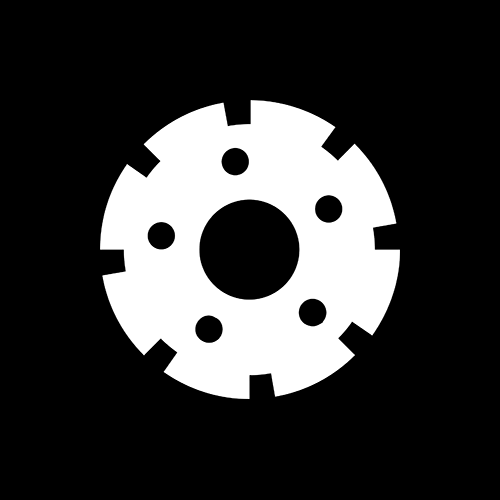
#> input picture images/disco1.png, 500 x 500 px
$ python ex5_similaridade_hu_moments.py
#> lines starting #> are read from the running program, lines starting #| are printed output that depends on the picture; after the words box and inside, x2 and y2 are one past the last pixel; in counts of white or black regions, pixels touching at a corner belong together
"""
Exercício 5 — Similaridade Geométrica por Momentos de Hu
Implemente um script para validar a semelhança geométrica entre os objetos
contidos nos arquivos disco1.png, disco2.png, disco3.png, quadrado.png,
circulo.png, triangulo.png e puzzle.png.
A detecção de semelhança deve basear-se nos Momentos e Momentos de Hu,
garantindo que o algoritmo reconheça objetos como semelhantes mesmo com
variações de rotação ou escala.
"""

import os
import cv2
import numpy as np
import matplotlib.pyplot as plt
from itertools import combinations

IMAGENS = {
    'disco1'   : os.path.normpath(os.path.join(os.path.dirname(__file__), '../../images/disco1.png')),
    'disco2'   : os.path.normpath(os.path.join(os.path.dirname(__file__), '../../images/disco2.png')),
    'disco3'   : os.path.normpath(os.path.join(os.path.dirname(__file__), '../../images/disco3.png')),
    'quadrado' : os.path.normpath(os.path.join(os.path.dirname(__file__), '../../images/quadrado.png')),
    'circulo'  : os.path.normpath(os.path.join(os.path.dirname(__file__), '../../images/circulo.png')),
    'triangulo': os.path.normpath(os.path.join(os.path.dirname(__file__), '../../images/triangulo.png')),
    'puzzle'   : os.path.normpath(os.path.join(os.path.dirname(__file__), '../../images/puzzle.png')),
}

LIMIAR_SIMILARIDADE = 0.5  # abaixo desse valor = semelhantes

def extrair_hu_moments(imagem_cinza: np.ndarray) -> np.ndarray:
    """Extrai os 7 Momentos de Hu de uma imagem binária.

    Os Momentos de Hu são 7 valores invariantes a:
      - Translação (centroide não afeta)
      - Escala (normalizados pela área)
      - Rotação (M7 também é invariante à reflexão, exceto H7)
    Permitem comparar formas geométricas independente de posição/tamanho/orientação.
    """
    suave = cv2.GaussianBlur(imagem_cinza, (5, 5), 0)
    # THRESH_BINARY_INV + OTSU: objeto escuro → branco, fundo → preto
    _, binaria = cv2.threshold(suave, 0, 255,
                                cv2.THRESH_BINARY_INV + cv2.THRESH_OTSU)

    # Garantir que o objeto seja branco e o fundo preto
    # (se a média > 127, a maioria dos pixels é branca → fundo branco → inverter)
    if np.mean(binaria) > 127:
        binaria = cv2.bitwise_not(binaria)

    # Morfologia para limpar resíduos de binarização
    kernel = cv2.getStructuringElement(cv2.MORPH_ELLIPSE, (5, 5))
    binaria = cv2.morphologyEx(binaria, cv2.MORPH_OPEN,  kernel, iterations=1)
    binaria = cv2.morphologyEx(binaria, cv2.MORPH_CLOSE, kernel, iterations=2)

    # Encontrar o maior contorno (objeto principal — ignora ruído residual)
    contornos, _ = cv2.findContours(binaria, cv2.RETR_EXTERNAL,
                                    cv2.CHAIN_APPROX_SIMPLE)
    if not contornos:
        return np.zeros(7), binaria

    cnt_maior = max(contornos, key=cv2.contourArea)
    # cv2.moments(): calcula todos os momentos geométricos do contorno
    M = cv2.moments(cnt_maior)

    # cv2.HuMoments(M): calcula os 7 Momentos de Hu a partir dos momentos M
    # np.sign(hu) * log10(|hu|): transformação log para equalizar a escala
    # (os 7 valores têm magnitudes muito diferentes, de 10^-2 a 10^-25)
    hu = cv2.HuMoments(M).flatten()
    hu_log = np.sign(hu) * np.log10(np.abs(hu) + 1e-10)

    return hu_log, binaria

def distancia_hu(hu1: np.ndarray, hu2: np.ndarray) -> float:
    """Calcula a distância entre dois vetores de Momentos de Hu."""
    return cv2.matchShapes.__doc__ and float(np.linalg.norm(hu1 - hu2))
    # Alternativa manual:

def similaridade_matchshapes(img1: np.ndarray, img2: np.ndarray) -> float:
    """Usa cv2.matchShapes para comparar dois contornos diretamente."""
    # Extrai contorno principal de cada imagem
    def contorno_principal(gray):
        _, b = cv2.threshold(cv2.GaussianBlur(gray, (5, 5), 0),
                             0, 255, cv2.THRESH_BINARY_INV + cv2.THRESH_OTSU)
        if np.mean(b) > 127:
            b = cv2.bitwise_not(b)
        cnts, _ = cv2.findContours(b, cv2.RETR_EXTERNAL, cv2.CHAIN_APPROX_SIMPLE)
        return max(cnts, key=cv2.contourArea) if cnts else None

    c1 = contorno_principal(img1)
    c2 = contorno_principal(img2)
    if c1 is None or c2 is None:
        return float('inf')
    return cv2.matchShapes(c1, c2, cv2.CONTOURS_MATCH_I1, 0)

# ── Carregar imagens ──────────────────────────────────────────────────────────
dados = {}
print('=== Carregando imagens e extraindo Momentos de Hu ===\n')

for nome, caminho in IMAGENS.items():
    img = cv2.imread(caminho)
#> img is the input picture: shape (500, 500, 3); min 0, max 255, mean 55.9
    if img is None:
        print(f'  [AVISO] Não encontrada: {caminho}')
        continue
    cinza = cv2.cvtColor(img, cv2.COLOR_BGR2GRAY)
    hu, binaria = extrair_hu_moments(cinza)
#> in extrair_hu_moments, `_, binaria = cv2.threshold(suave, 0, 255, cv2.THRESH_BINARY_INV + cv2...`:
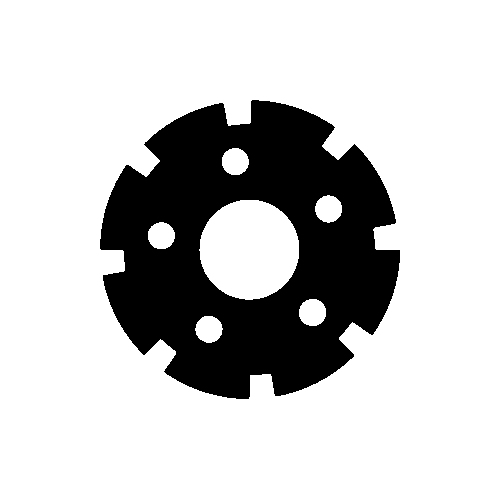
#> binaria: shape (500, 500); 78% white; 1 black region, box (x1, y1, x2, y2) and area: (100, 100, 400, 399) 54883
#> in extrair_hu_moments, `binaria = cv2.morphologyEx(binaria, cv2.MORPH_OPEN,  kernel, iteration..`: binaria: shape (500, 500); 21.9% white; 1 white region, box (x1, y1, x2, y2) and area: (100, 100, 400, 399) 54859
#> in extrair_hu_moments, `binaria = cv2.morphologyEx(binaria, cv2.MORPH_CLOSE, kernel, iteration..`: binaria: shape (500, 500); 22% white; 1 white region
#> in extrair_hu_moments, `contornos, _ = cv2.findContours(binaria, cv2.RETR_EXTERNAL, cv2.CHAIN_..`: contornos = 1 contour; box (x1, y1, x2, y2) and area: (100, 100, 400, 399) 65139
#> in extrair_hu_moments, `cnt_maior = max(contornos, key=cv2.contourArea)`: cnt_maior = contour of 589 points, box (x1, y1, x2, y2) (100, 100, 400, 399), area 65139
#> in extrair_hu_moments, `M = cv2.moments(cnt_maior)`: M = moments, m00 65139, centre m10/m00, m01/m00 = (249, 249.3)
#> in extrair_hu_moments, `hu = cv2.HuMoments(M).flatten()`: hu = [0.162, 1.38e-07, 1.52e-08, 5.95e-10, 4.84e-19, 1.88e-13, 1.72e-18]
#> in extrair_hu_moments, `hu_log = np.sign(hu) * np.log10(np.abs(hu) + 1e-10)`: hu_log = [-0.791, -6.86, -7.82, -9.16, -10, -10, -10]
#> hu = [-0.791, -6.86, -7.82, -9.16, -10, -10, -10]
    dados[nome] = {'img': img, 'cinza': cinza, 'binaria': binaria, 'hu': hu}
    print(f'{nome:10s} → Hu[0]={hu[0]:.3f}  Hu[1]={hu[1]:.3f}  Hu[2]={hu[2]:.3f}')
#| disco1     → Hu[0]=-0.791  Hu[1]=-6.859  Hu[2]=-7.815
#> pass 2 of the loop `for nome, caminho in IMAGENS.items():`:
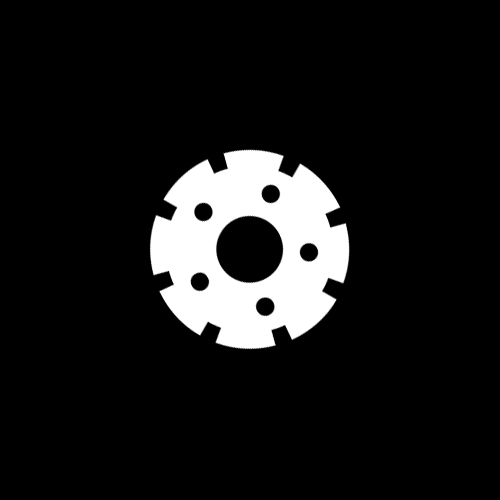
#> input picture images/disco2.png, 500 x 500 px
#> img is the input picture: shape (500, 500, 3); min 0, max 255, mean 24.8
#> in extrair_hu_moments (call 2), `_, binaria = cv2.threshold(suave, 0, 255, cv2.THRESH_BINARY_INV + cv2...`:
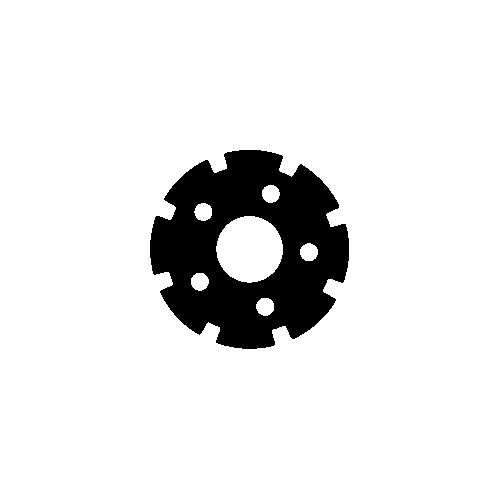
#> binaria: shape (500, 500); 90.2% white; 1 black region, box (x1, y1, x2, y2) and area: (150, 150, 349, 349) 24376
#> contornos = 1 contour; box (x1, y1, x2, y2) and area: (150, 150, 349, 349) 28833
#> cnt_maior = contour of 399 points, box (x1, y1, x2, y2) (150, 150, 349, 349), area 28833
#> M = moments, m00 28833, centre m10/m00, m01/m00 = (249.2, 249)
#> in extrair_hu_moments (call 2), `hu = cv2.HuMoments(M).flatten()`: hu = [0.162, 3.3e-07, 1.89e-08, 5.73e-10, 8.71e-19, 2.88e-13, 1.67e-18]
#> hu_log = [-0.791, -6.48, -7.72, -9.17, -10, -10, -10]
#| disco2     → Hu[0]=-0.791  Hu[1]=-6.482  Hu[2]=-7.722
#> pass 3 of the loop `for nome, caminho in IMAGENS.items():`:
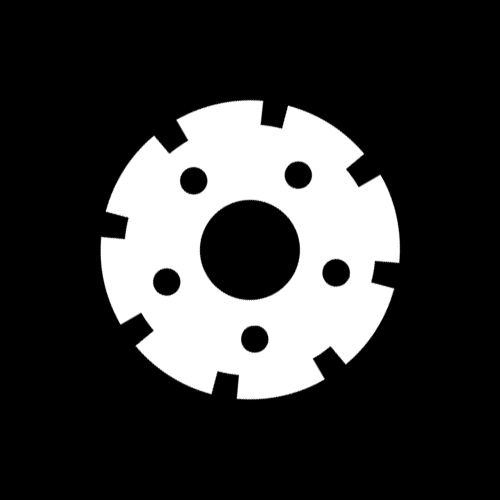
#> input picture images/disco3.png, 500 x 500 px
#> img is the input picture: shape (500, 500, 3); min 0, max 255, mean 55.9
#> in extrair_hu_moments (call 3), `_, binaria = cv2.threshold(suave, 0, 255, cv2.THRESH_BINARY_INV + cv2...`:
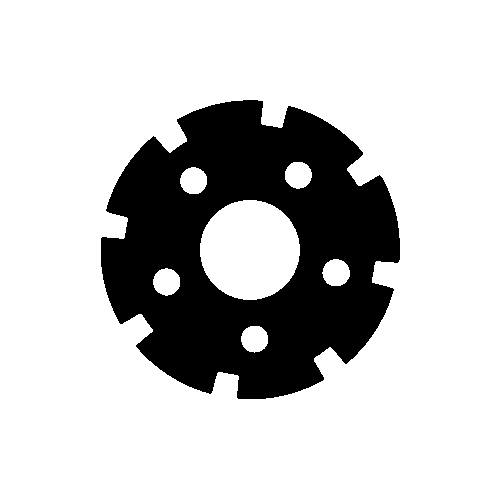
#> binaria: shape (500, 500); 78% white; 1 black region, box (x1, y1, x2, y2) and area: (101, 100, 400, 399) 54884
#> contornos = 1 contour; box (x1, y1, x2, y2) and area: (101, 100, 400, 399) 65125
#> cnt_maior = contour of 616 points, box (x1, y1, x2, y2) (101, 100, 400, 399), area 65125
#> M = moments, m00 65125, centre m10/m00, m01/m00 = (249.6, 249.4)
#> in extrair_hu_moments (call 3), `hu = cv2.HuMoments(M).flatten()`: hu = [0.162, 1.49e-07, 1.61e-08, 6.3e-10, 8.1e-19, 2.15e-13, 1.84e-18]
#> hu_log = [-0.791, -6.83, -7.79, -9.14, -10, -10, -10]
#| disco3     → Hu[0]=-0.791  Hu[1]=-6.825  Hu[2]=-7.790
#> the loop made 7 passes; the first 3 are shown

# ── Matriz de similaridade ────────────────────────────────────────────────────
nomes = list(dados.keys())
#> nomes = ['disco1', 'disco2', 'disco3', 'quadrado', 'circulo', 'triangulo']
n = len(nomes)
#> n = 6
mat_sim = np.zeros((n, n))

print('\n=== Matriz de Similaridade (cv2.matchShapes — menor = mais similar) ===\n')
print(' ' * 12 + '  '.join(f'{nm[:8]:8s}' for nm in nomes))
#|             disco1    disco2    disco3    quadrado  circulo   triangul

for i, n1 in enumerate(nomes):
    linha = f'{n1:10s} |'
    for j, n2 in enumerate(nomes):
        dist = similaridade_matchshapes(dados[n1]['cinza'], dados[n2]['cinza'])
        mat_sim[i, j] = dist
        linha += f'  {dist:6.3f}'
    print(linha)
#> this loop made 6 passes
#| disco1     |   0.000   0.000   0.000   0.020   0.012   0.141
#| disco2     |   0.000   0.000   0.000   0.020   0.012   0.141
#| disco3     |   0.000   0.000   0.000   0.020   0.012   0.141
#| quadrado   |   0.020   0.020   0.020   0.000   0.032   0.121
#| circulo    |   0.012   0.012   0.012   0.032   0.000   0.153
#| triangulo  |   0.141   0.141   0.141   0.121   0.153   0.000
#> pass 1, in contorno_principal (call 8), `_, b = cv2.threshold(cv2.GaussianBlur(gray, (5, 5), 0), 0, 255, cv2.TH..`:
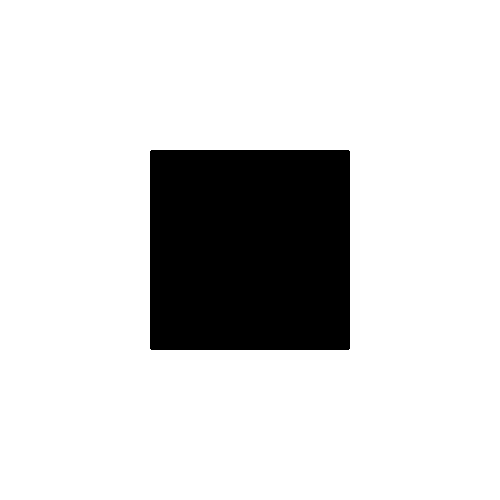
#> b: shape (500, 500); 84% white; 1 black region, box (x1, y1, x2, y2) and area: (150, 150, 350, 350) 39996
#> pass 1, in contorno_principal (call 10), `_, b = cv2.threshold(cv2.GaussianBlur(gray, (5, 5), 0), 0, 255, cv2.TH..`:
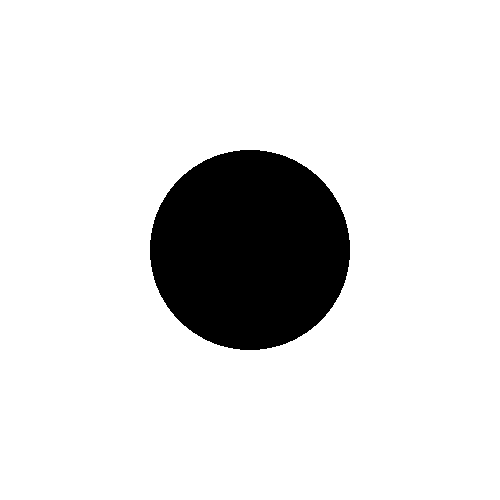
#> b: shape (500, 500); 87.4% white; 1 black region, box (x1, y1, x2, y2) and area: (150, 150, 350, 350) 31436
#> after the loop, mat_sim = [[0, 8.9e-05, 1.29e-05, 0.0202, 0.012, 0.141], [8.9e-05, 0, 0.000102, 0.0201, 0.0121, 0.141], [1.29e-05, 0.000102, 0, 0.0202, 0.012, 0.141], [0.0202, 0.0201, 0.0202, 0, 0.0322, 0.121], [0.012, 0.0121, 0.012, 0.0322, 0, 0.153], [0.141, 0.141, 0.141, 0.121, 0.153, 0]]

# ── Pares mais similares ──────────────────────────────────────────────────────
print(f'\n=== Pares mais semelhantes (dist < {LIMIAR_SIMILARIDADE}) ===\n')
pares_similares = []
#> pares_similares = []
for i, j in combinations(range(n), 2):
    d = mat_sim[i, j]
    if d < LIMIAR_SIMILARIDADE:
        pares_similares.append((nomes[i], nomes[j], d))
#> this loop made 15 passes
#> d on passes 1 to 12: 8.9e-05, 1.29e-05, 0.0202, 0.012, 0.141, 0.000102, 0.0201, 0.0121, 0.141, 0.0202, 0.012, 0.141
#> after the loop, pares_similares = 15 items, first 6: ('disco1', 'disco2', 8.9e-05), ('disco1', 'disco3', 1.29e-05), ('disco1', 'quadrado', 0.0202), ('disco1', 'circulo', 0.012), ('disco1', 'triangulo', 0.141), ('disco2', 'disco3', 0.000102)

pares_similares.sort(key=lambda x: x[2])
if pares_similares:
    for n1, n2, d in pares_similares:
        print(f'  {n1:10s} ↔ {n2:10s}  →  dist={d:.4f}  [SEMELHANTE]')
#> this loop made 15 passes
#|   disco1     ↔ disco3      →  dist=0.0000  [SEMELHANTE]
#|   disco1     ↔ disco2      →  dist=0.0001  [SEMELHANTE]
#|   disco2     ↔ disco3      →  dist=0.0001  [SEMELHANTE]
#|   disco3     ↔ circulo     →  dist=0.0120  [SEMELHANTE]
#|   disco1     ↔ circulo     →  dist=0.0120  [SEMELHANTE]
#|   disco2     ↔ circulo     →  dist=0.0121  [SEMELHANTE]
#|   disco2     ↔ quadrado    →  dist=0.0201  [SEMELHANTE]
#|   disco1     ↔ quadrado    →  dist=0.0202  [SEMELHANTE]
#> (further printed lines are left out)
else:
    print('  Nenhum par abaixo do limiar. Aumente LIMIAR_SIMILARIDADE.')

# ── Heatmap da matriz de similaridade ────────────────────────────────────────
fig, axes = plt.subplots(1, 2, figsize=(14, 6))
fig.suptitle('Similaridade Geométrica por Momentos de Hu', fontsize=13)

im = axes[0].imshow(mat_sim, cmap='RdYlGn_r', vmin=0, vmax=1)
axes[0].set_xticks(range(n)); axes[0].set_xticklabels(nomes, rotation=45, ha='right')
axes[0].set_yticks(range(n)); axes[0].set_yticklabels(nomes)
axes[0].set_title('Matriz de Distância\n(verde=similar, vermelho=diferente)')
plt.colorbar(im, ax=axes[0])

# Adicionar valores no heatmap
for i in range(n):
    for j in range(n):
        axes[0].text(j, i, f'{mat_sim[i,j]:.2f}', ha='center', va='center',
                     fontsize=7, color='black')

# Exibir as imagens em grid
total = len(dados)
#> total = 6
cols  = min(4, total)
#> cols = 4
rows  = (total + cols - 1) // cols
#> rows = 2
axes[1].axis('off')
axes[1].set_title('Imagens processadas')

plt.tight_layout()
plt.show()
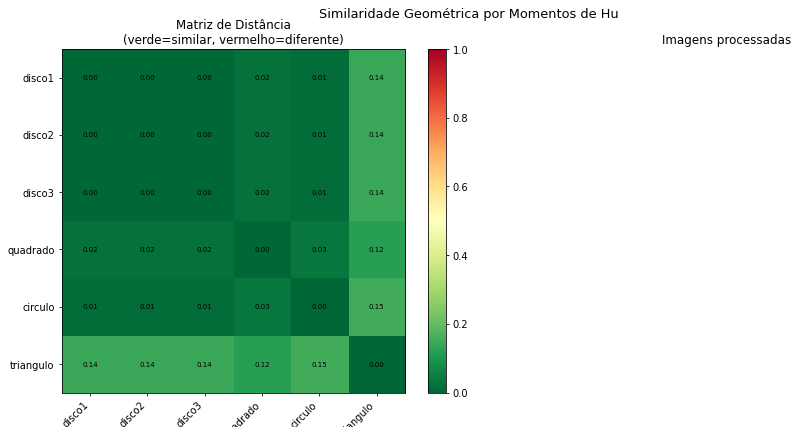
#> figure drawn by matplotlib, 2 panels

# ── Grid de imagens binárias ──────────────────────────────────────────────────
fig2, axes2 = plt.subplots(rows, cols, figsize=(4 * cols, 4 * rows))
fig2.suptitle('Contornos binarizados usados para cálculo dos Momentos', fontsize=12)

for idx, (nome, d) in enumerate(dados.items()):
    ax = axes2.flat[idx] if rows > 1 else axes2[idx] if total > 1 else axes2
    ax.imshow(d['binaria'], cmap='gray')
    ax.set_title(nome); ax.axis('off')
#> this loop made 6 passes

for idx in range(total, rows * cols):
    ax = axes2.flat[idx] if rows > 1 else axes2[idx] if total > 1 else axes2
    ax.axis('off')

plt.tight_layout()
plt.show()
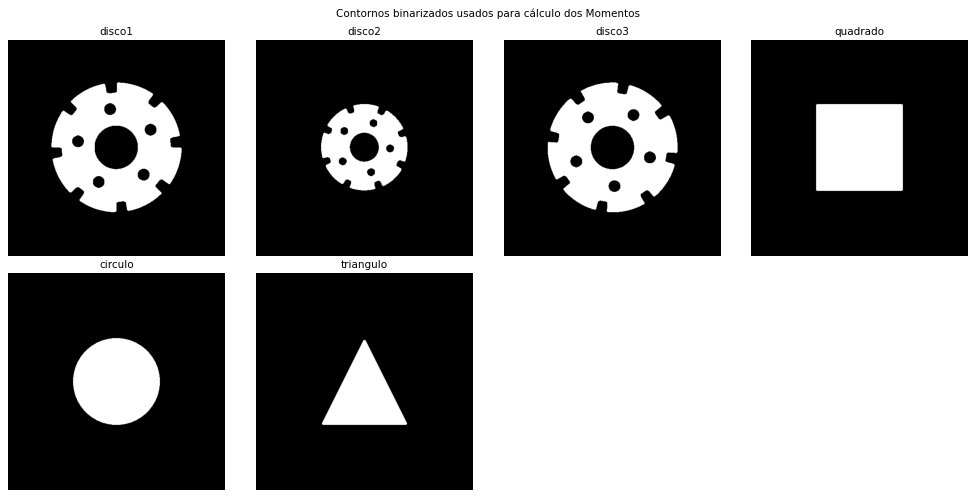
#> figure drawn by matplotlib, 6 panels

print('\n=== Explicação dos Momentos de Hu ===')
print()
print('Os Momentos de Hu são 7 valores INVARIANTES calculados a partir dos')
print('momentos centrais normalizados de uma imagem. Eles são invariantes a:')
print('  → TRANSLAÇÃO: a posição do objeto na imagem não importa.')
print('  → ESCALA: o tamanho do objeto não altera os momentos (normalizados).')
print('  → ROTAÇÃO: a orientação do objeto não altera os momentos.')
print('  → REFLEXÃO: o Hu[6] muda de sinal, mas os outros 6 são invariantes.')
print()
print('Uso na prática:')
print('  → cv2.matchShapes(cnt1, cnt2, method, param):')
print('    Compara dois contornos usando seus Momentos de Hu.')
print('    Retorna 0 para formas idênticas, maior para mais diferentes.')
print()
print('  → cv2.CONTOURS_MATCH_I1:')
print('    dist = Σ |1/hu_A_i - 1/hu_B_i|  (método mais estável)')
print()
print('Aplicações:')
print('  → Reconhecimento de peças industriais em diferentes orientações.')
print('  → Comparação de logos e símbolos.')
print('  → Identificação de caracteres manuscritos (OCR).')
